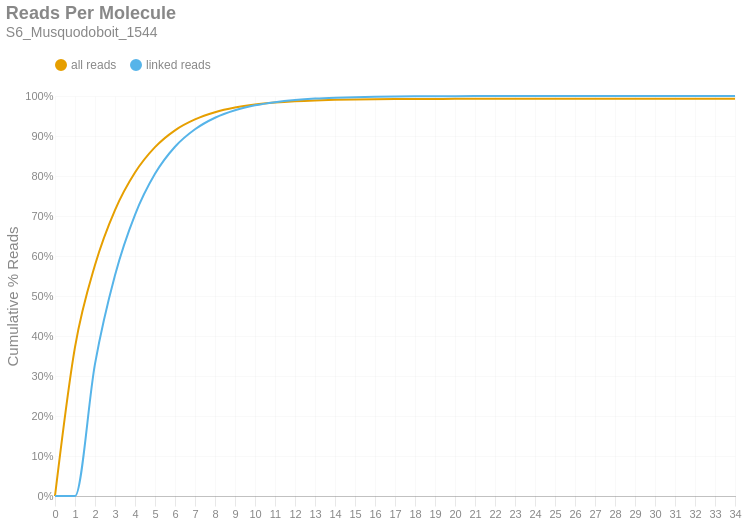

This figure's notebook cell:
### Markdown cell above
### Reads per Molecule
This chart shows the cumulative distribution of the number of reads per linked molecule. That is, how many alignments are associated with a unique molecule. This excludes the number of reads associated with invalid or absent linked-read barcodes. The `linked` histogram is the percentages recalculated when disregarding singletons.

### Code cell
if SKIPLR:
    print_html(f"Skipped")
else:
    counts = np.bincount(valids['reads'].cast(pl.Int64).to_numpy())
    weighted = counts * np.arange(len(counts))
    all_perc = weighted / n_reads
    linked_perc = weighted / n_linked_reads
    linked_perc[1] = 0
    binned_df = pl.DataFrame({
        'readsper': list(range(len(counts))),
        'all reads (cumsum)': np.cumsum(all_perc).tolist(),
        'linked reads (cumsum)': np.cumsum(linked_perc).tolist(),
    })

    with SafeRender(binned_df):
        (
            density_plot(binned_df, 'Reads Per Molecule', samplename, 'readspmol')
            .encode(
                x=alt.X('readsper:O', title=None).axis(labelAngle=0).scale(padding=0),
                y=alt.Y('value:Q', title='Cumulative % Reads').axis(format='%').stack(False),
                color=alt.Color("key:N").scale(domain=["all reads", "linked reads"]),
                tooltip=[
                    alt.Tooltip("key:N", title="Data Type"),
                    alt.Tooltip("readsper:O", title="Reads Per Molecule"),
                    alt.Tooltip("value:Q", format=".2%", title="% Reads (Cum.)")
                ]            
            )
        ).display()

### Figure 1 — Vega-Lite specification as saved in the notebook (floating-point values rounded to 4 significant figures)
{"width": "container", "height": 400, "config": {"title": {"anchor": "start", "dy": -15, "fontSize": 18, "color": "#888888", "subtitleColor": "#888888", "subtitleFontSize": 14}, "arc": {"fill": "#0072B2"}, "axis": {"domainColor": "#888888", "domainWidth": 0.5, "gridWidth": 0.2, "grid": false, "titleFontWeight": 400, "titleFontSize": 15, "labelFontSize": 11, "labelColor": "#888888", "tickColor": "#888888", "tickWidth": 0.2, "titleColor": "#888888"}, "axisBand": {"grid": false}, "axisX": {"grid": true, "tickSize": 10, "domainCap": "round"}, "axisY": {"domain": false, "grid": true, "tickSize": 0, "domainCap": "round"}, "background": "transparent", "header": {"labelFontSize": 15, "labelColor": "#888888", "titleFontSize": 15, "titleFontWeight": 600, "titleColor": "#888888"}, "legend": {"labelFont": "sans-serif", "labelFontSize": 12, "labelColor": "#888888", "symbolSize": 100, "symbolType": "circle", "titleFontSize": 12, "titlePadding": 10, "titleColor": "#888888", "title": null, "orient": "top"}, "range": {"category": ["#E69F00", "#56B4E9", "#009E73", "#F0E442", "#0072B2", "#D55E00", "#CC79A7", "#000000"], "diverging": ["#cfe8f3", "#a2d4ec", "#73bfe2", "#46abdb", "#1696d2", "#12719e"]}, "area": {"fill": "#0072B2", "fillOpacity": 0.7, "line": true, "strokeOpacity": 0.7}, "line": {"color": "#0072B2", "stroke": "#0072B2", "strokeWidth": 2}, "trail": {"color": "#0072B2", "stroke": "#0072B2", "strokeWidth": 0, "size": 1}, "point": {"filled": true, "fillOpacity": 1.0, "size": 95}, "text": {"color": "#888888", "fontSize": 11, "align": "right", "fontWeight": 400, "size": 11}, "bar": {"fill": "#0072B2", "stroke": null}, "view": {"stroke": null, "continuousWidth": 660, "continuousHeight": 400}}, "data": {"name": "data-4ed1ee68073b7b27c9b9fcc25a762c34"}, "mark": {"type": "line", "interpolate": "monotone", "point": {"opacity": 0, "size": 275}}, "encoding": {"color": {"field": "key", "scale": {"domain": ["all reads", "linked reads"]}, "type": "nominal"}, "tooltip": [{"field": "key", "title": "Data Type", "type": "nominal"}, {"field": "readsper", "title": "Reads Per Molecule", "type": "ordinal"}, {"field": "value", "format": ".2%", "title": "% Reads (Cum.)", "type": "quantitative"}], "x": {"axis": {"labelAngle": 0}, "field": "readsper", "scale": {"padding": 0}, "title": null, "type": "ordinal"}, "y": {"axis": {"format": "%"}, "field": "value", "stack": false, "title": "Cumulative % Reads", "type": "quantitative"}}, "params": [{"name": "param_c36ac31b6afebe62", "select": {"type": "point", "fields": ["key"]}, "bind": "legend"}], "title": {"text": "Reads Per Molecule", "subtitle": "S6_Musquodoboit_1544"}, "transform": [{"fold": ["all reads (cumsum)", "linked reads (cumsum)"]}, {"calculate": "replace(datum.key, ' (cumsum)', '')", "as": "key"}, {"filter": {"param": "param_c36ac31b6afebe62"}}], "usermeta": {"embedOptions": {"downloadFileName": "S6_Musquodoboit_1544.readspmol"}}, "$schema": "https://vega.github.io/schema/vega-lite/v6.1.0.json", "datasets": {"data-4ed1ee68073b7b27c9b9fcc25a762c34": [{"readsper": 0, "all reads (cumsum)": 0.0, "linked reads (cumsum)": 0.0}, {"readsper": 1, "all reads (cumsum)": 0.3721, "linked reads (cumsum)": 0.0}, {"readsper": 2, "all reads (cumsum)": 0.5773, "linked reads (cumsum)": 0.3304}, {"readsper": 3, "all reads (cumsum)": 0.7148, "linked reads (cumsum)": 0.552}, {"readsper": 4, "all reads (cumsum)": 0.8087, "linked reads (cumsum)": 0.7031}, {"readsper": 5, "all reads (cumsum)": 0.8722, "linked reads (cumsum)": 0.8053}, {"readsper": 6, "all reads (cumsum)": 0.9142, "linked reads (cumsum)": 0.8731}, {"readsper": 7, "all reads (cumsum)": 0.9414, "linked reads (cumsum)": 0.9168}, {"readsper": 8, "all reads (cumsum)": 0.9593, "linked reads (cumsum)": 0.9457}, {"readsper": 9, "all reads (cumsum)": 0.971, "linked reads (cumsum)": 0.9645}, {"readsper": 10, "all reads (cumsum)": 0.9786, "linked reads (cumsum)": 0.9768}, {"readsper": 11, "all reads (cumsum)": 0.9835, "linked reads (cumsum)": 0.9847}, {"readsper": 12, "all reads (cumsum)": 0.9868, "linked reads (cumsum)": 0.99}, {"readsper": 13, "all reads (cumsum)": 0.989, "linked reads (cumsum)": 0.9935}, {"readsper": 14, "all reads (cumsum)": 0.9904, "linked reads (cumsum)": 0.9958}, {"readsper": 15, "all reads (cumsum)": 0.9913, "linked reads (cumsum)": 0.9972}, {"readsper": 16, "all reads (cumsum)": 0.9919, "linked reads (cumsum)": 0.9981}, {"readsper": 17, "all reads (cumsum)": 0.9923, "linked reads (cumsum)": 0.9988}, {"readsper": 18, "all reads (cumsum)": 0.9925, "linked reads (cumsum)": 0.9992}, {"readsper": 19, "all reads (cumsum)": 0.9927, "linked reads (cumsum)": 0.9995}, {"readsper": 20, "all reads (cumsum)": 0.9928, "linked reads (cumsum)": 0.9997}, {"readsper": 21, "all reads (cumsum)": 0.9929, "linked reads (cumsum)": 0.9998}, {"readsper": 22, "all reads (cumsum)": 0.9929, "linked reads (cumsum)": 0.9999}, {"readsper": 23, "all reads (cumsum)": 0.993, "linked reads (cumsum)": 0.9999}, {"readsper": 24, "all reads (cumsum)": 0.993, "linked reads (cumsum)": 0.9999}, {"readsper": 25, "all reads (cumsum)": 0.993, "linked reads (cumsum)": 1.0}, {"readsper": 26, "all reads (cumsum)": 0.993, "linked reads (cumsum)": 1.0}, {"readsper": 27, "all reads (cumsum)": 0.993, "linked reads (cumsum)": 1.0}, {"readsper": 28, "all reads (cumsum)": 0.993, "linked reads (cumsum)": 1.0}, {"readsper": 29, "all reads (cumsum)": 0.993, "linked reads (cumsum)": 1.0}, {"readsper": 30, "all reads (cumsum)": 0.993, "linked reads (cumsum)": 1.0}, {"readsper": 31, "all reads (cumsum)": 0.993, "linked reads (cumsum)": 1.0}, {"readsper": 32, "all reads (cumsum)": 0.993, "linked reads (cumsum)": 1.0}, {"readsper": 33, "all reads (cumsum)": 0.993, "linked reads (cumsum)": 1.0}, {"readsper": 34, "all reads (cumsum)": 0.993, "linked reads (cumsum)": 1.0}]}}
